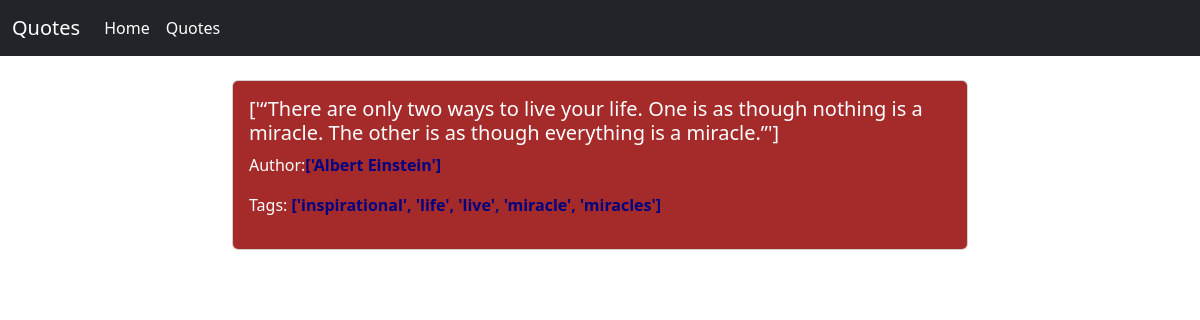
/quote/609/, run on the app's committed database.
### base/models.py (models this page shows, shortened)
class Quotes(models.Model):
    title = models.CharField(max_length=100)
    author = models.CharField(max_length=100)
    tag = models.CharField(max_length=100)

### base/views.py (the view)
# urls.py: path('quote/<int:pk>/',views.myQuote,name='quote'),
def myQuote(request,pk):
    single_quote = Quotes.objects.get(pk=pk)
    context = {'single_quote':single_quote}
    return render(request,'base/singleQuote.html',context)

### base/templates/base/singleQuote.html
{% extends 'navbar.html' %}
{% block content %}
<div class="container">
    <div class="row">
        <div class="col-md-2"></div>
        <div class="col-md-8">
         <div class="card mt-4 mb-3">
            <div class="card-body" style="background-color: brown;color: white;border-radius: 5px;">
                <h5 class="card-title">{{ single_quote.title }} </h5>
                <p class="card-text">Author:<span style=" font-weight: 700;color: navy;">{{ single_quote.author}}</span></p>
                <p>Tags: <span style="color:navy;font-weight: 700;"> {{ single_quote.tag }}</span></p>
            </div>
        </div>
        </div>
        <div class="col-md-2"></div>
    </div>
</div>
{% endblock content %}

### data on the page
Quotes: title "['“There are only two ways to live your life. One is as though nothing is a miracle. The other is as though everything is a miracle.”']", author "['Albert Einstein']", tag "['inspirational', 'life', 'live', 'miracle', 'miracles']"
